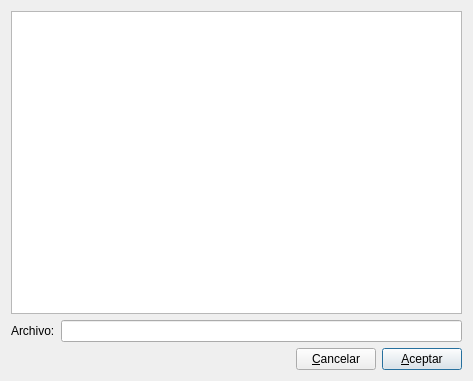
<?xml version="1.0" encoding="UTF-8"?>
<ui version="4.0">
 <class>directorio</class>
 <widget class="QDialog" name="directorio">
  <property name="geometry">
   <rect>
    <x>0</x>
    <y>0</y>
    <width>473</width>
    <height>381</height>
   </rect>
  </property>
  <property name="windowTitle">
   <string>Dialog</string>
  </property>
  <layout class="QVBoxLayout" name="verticalLayout">
   <item>
    <widget class="QTreeView" name="treeView"/>
   </item>
   <item>
    <layout class="QHBoxLayout" name="horizontalLayout_2">
     <item>
      <widget class="QLabel" name="archivolabel">
       <property name="text">
        <string>Archivo:</string>
       </property>
      </widget>
     </item>
     <item>
      <widget class="QLineEdit" name="nombrelineEdit"/>
     </item>
    </layout>
   </item>
   <item>
    <layout class="QHBoxLayout" name="horizontalLayout">
     <item>
      <spacer name="horizontalSpacer">
       <property name="orientation">
        <enum>Qt::Horizontal</enum>
       </property>
       <property name="sizeHint" stdset="0">
        <size>
         <width>148</width>
         <height>20</height>
        </size>
       </property>
      </spacer>
     </item>
     <item>
      <widget class="QPushButton" name="pushButton_2">
       <property name="text">
        <string>&amp;Cancelar</string>
       </property>
      </widget>
     </item>
     <item>
      <widget class="QPushButton" name="aceptarpushButton">
       <property name="text">
        <string>&amp;Aceptar</string>
       </property>
       <property name="default">
        <bool>true</bool>
       </property>
      </widget>
     </item>
    </layout>
   </item>
  </layout>
 </widget>
 <resources/>
 <connections>
  <connection>
   <sender>pushButton_2</sender>
   <signal>clicked()</signal>
   <receiver>directorio</receiver>
   <slot>reject()</slot>
   <hints>
    <hint type="sourcelabel">
     <x>310</x>
     <y>358</y>
    </hint>
    <hint type="destinationlabel">
     <x>246</x>
     <y>349</y>
    </hint>
   </hints>
  </connection>
  <connection>
   <sender>aceptarpushButton</sender>
   <signal>clicked()</signal>
   <receiver>directorio</receiver>
   <slot>accept()</slot>
   <hints>
    <hint type="sourcelabel">
     <x>425</x>
     <y>366</y>
    </hint>
    <hint type="destinationlabel">
     <x>131</x>
     <y>350</y>
    </hint>
   </hints>
  </connection>
  <connection>
   <sender>treeView</sender>
   <signal>doubleClicked(QModelIndex)</signal>
   <receiver>directorio</receiver>
   <slot>accept()</slot>
   <hints>
    <hint type="sourcelabel">
     <x>77</x>
     <y>222</y>
    </hint>
    <hint type="destinationlabel">
     <x>24</x>
     <y>348</y>
    </hint>
   </hints>
  </connection>
 </connections>
</ui>
